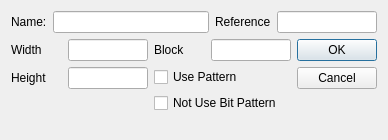
<?xml version="1.0" encoding="UTF-8"?>
<ui version="4.0">
 <class>propcomponentdlg</class>
 <widget class="QDialog" name="propcomponentdlg">
  <property name="windowModality">
   <enum>Qt::WindowModal</enum>
  </property>
  <property name="geometry">
   <rect>
    <x>0</x>
    <y>0</y>
    <width>388</width>
    <height>140</height>
   </rect>
  </property>
  <property name="windowTitle">
   <string>Component Property</string>
  </property>
  <property name="modal">
   <bool>true</bool>
  </property>
  <layout class="QVBoxLayout">
   <item>
    <layout class="QHBoxLayout">
     <item>
      <widget class="QLabel" name="textLabel1">
       <property name="text">
        <string>Name:</string>
       </property>
       <property name="buddy">
        <cstring>editName</cstring>
       </property>
      </widget>
     </item>
     <item>
      <widget class="QLineEdit" name="editName">
       <property name="maxLength">
        <number>15</number>
       </property>
      </widget>
     </item>
     <item>
      <widget class="QLabel" name="textLabel2">
       <property name="text">
        <string>Reference</string>
       </property>
       <property name="buddy">
        <cstring>editRef</cstring>
       </property>
      </widget>
     </item>
     <item>
      <widget class="QLineEdit" name="editRef">
       <property name="maximumSize">
        <size>
         <width>100</width>
         <height>32767</height>
        </size>
       </property>
       <property name="maxLength">
        <number>16</number>
       </property>
      </widget>
     </item>
    </layout>
   </item>
   <item>
    <layout class="QHBoxLayout">
     <item>
      <layout class="QVBoxLayout">
       <item>
        <layout class="QGridLayout">
         <item row="1" column="1">
          <widget class="QLineEdit" name="editHeight">
           <property name="maximumSize">
            <size>
             <width>80</width>
             <height>32767</height>
            </size>
           </property>
          </widget>
         </item>
         <item row="1" column="0">
          <widget class="QLabel" name="textLabel4">
           <property name="text">
            <string>Height</string>
           </property>
           <property name="buddy">
            <cstring>editHeight</cstring>
           </property>
          </widget>
         </item>
         <item row="0" column="0">
          <widget class="QLabel" name="textLabel3">
           <property name="text">
            <string>Width</string>
           </property>
           <property name="buddy">
            <cstring>editWidth</cstring>
           </property>
          </widget>
         </item>
         <item row="0" column="1">
          <widget class="QLineEdit" name="editWidth">
           <property name="maximumSize">
            <size>
             <width>80</width>
             <height>32767</height>
            </size>
           </property>
           <property name="maxLength">
            <number>3</number>
           </property>
          </widget>
         </item>
        </layout>
       </item>
       <item>
        <spacer>
         <property name="orientation">
          <enum>Qt::Vertical</enum>
         </property>
         <property name="sizeHint" stdset="0">
          <size>
           <width>20</width>
           <height>40</height>
          </size>
         </property>
        </spacer>
       </item>
      </layout>
     </item>
     <item>
      <layout class="QVBoxLayout">
       <item>
        <layout class="QHBoxLayout">
         <item>
          <widget class="QLabel" name="textLabel5">
           <property name="text">
            <string>Block</string>
           </property>
          </widget>
         </item>
         <item>
          <widget class="QLineEdit" name="editBlock">
           <property name="maximumSize">
            <size>
             <width>80</width>
             <height>32767</height>
            </size>
           </property>
          </widget>
         </item>
        </layout>
       </item>
       <item>
        <widget class="QCheckBox" name="checkUsePtn">
         <property name="text">
          <string>Use Pattern</string>
         </property>
        </widget>
       </item>
       <item>
        <widget class="QCheckBox" name="checkNotUseBitPtn">
         <property name="text">
          <string>Not Use Bit Pattern</string>
         </property>
        </widget>
       </item>
       <item>
        <spacer>
         <property name="orientation">
          <enum>Qt::Vertical</enum>
         </property>
         <property name="sizeHint" stdset="0">
          <size>
           <width>20</width>
           <height>40</height>
          </size>
         </property>
        </spacer>
       </item>
      </layout>
     </item>
     <item>
      <layout class="QVBoxLayout">
       <item>
        <widget class="QPushButton" name="buttonOK">
         <property name="text">
          <string>OK</string>
         </property>
        </widget>
       </item>
       <item>
        <widget class="QPushButton" name="buttonCancel">
         <property name="text">
          <string>Cancel</string>
         </property>
        </widget>
       </item>
       <item>
        <spacer>
         <property name="orientation">
          <enum>Qt::Vertical</enum>
         </property>
         <property name="sizeHint" stdset="0">
          <size>
           <width>20</width>
           <height>40</height>
          </size>
         </property>
        </spacer>
       </item>
      </layout>
     </item>
    </layout>
   </item>
  </layout>
 </widget>
 <layoutdefault spacing="6" margin="11"/>
 <tabstops>
  <tabstop>editName</tabstop>
  <tabstop>editRef</tabstop>
  <tabstop>editWidth</tabstop>
  <tabstop>editHeight</tabstop>
  <tabstop>editBlock</tabstop>
  <tabstop>checkUsePtn</tabstop>
  <tabstop>checkNotUseBitPtn</tabstop>
  <tabstop>buttonOK</tabstop>
  <tabstop>buttonCancel</tabstop>
 </tabstops>
 <resources/>
 <connections>
  <connection>
   <sender>buttonCancel</sender>
   <signal>clicked()</signal>
   <receiver>propcomponentdlg</receiver>
   <slot>reject()</slot>
   <hints>
    <hint type="sourcelabel">
     <x>376</x>
     <y>95</y>
    </hint>
    <hint type="destinationlabel">
     <x>299</x>
     <y>108</y>
    </hint>
   </hints>
  </connection>
 </connections>
</ui>
